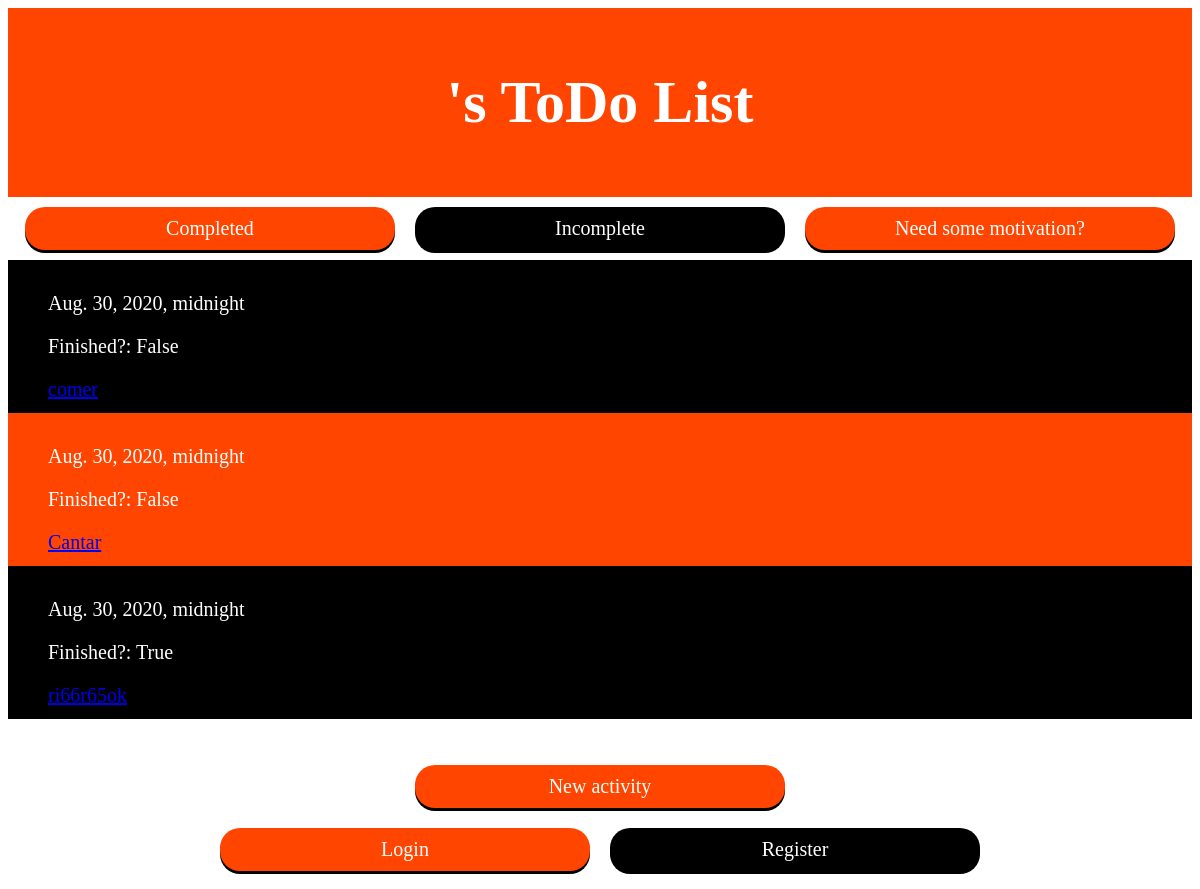
Before: / with the older database file.
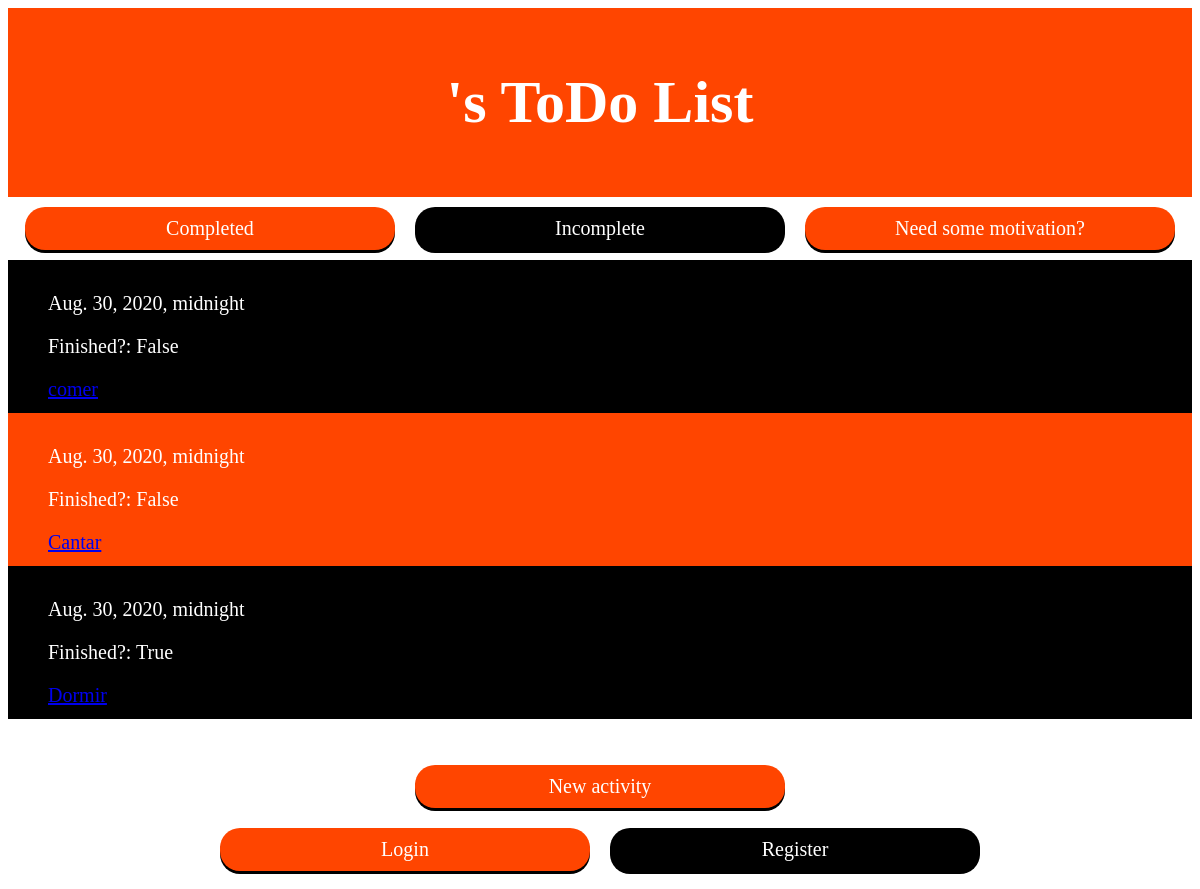
After: the same page with the newer database file.
### list/models.py (models this page shows)
class List(models.Model):
    title = models.CharField(max_length=140)
    description = models.TextField(blank=True, null=True)
    date = models.DateField()
    due_date = models.DateTimeField()
    done = models.NullBooleanField()
    def get_absolute_url(self):
        return reverse("list:list-detail", kwargs={"id": self.id})

### list/views.py (the view)
# urls.py: path('', hey.list_list_view, name='home'),
def list_list_view(request):
    queryset = List.objects.all()
    context = {
        "object_list": queryset
    }
    return render(request, "list/list.html", context)

### templates/list/list.html (shortened to what this page needs)
{% extends "base.html" %}
{% block content %}
<header><h1>{{ user.username}}'s ToDo List</h1></header>
<div class="container">
    <a href="../completed" class="button orange">Completed</a>
    <a href="../incomplete" class="button black">Incomplete</a>
    <a href="../cat" class="button orange">Need some motivation?</a>
</div>
<ul>
{% for instance in object_list %}
<li><p>{{ instance.due_date }}</p>
    <p>Finished?: {{ instance.done }}</p>
    <a href="{{ instance.get_absolute_url }}">{{ instance.title }} </a></li>
{% endfor %}
</ul>
    <br><br>
<div class="container">
<a href="../create" class="button orange">New activity</a>
</div>
{% endblock %}

Changed rows visible on the page:
removed List: due_date "Aug. 30, 2020, midnight", done "True", title "ri66r65ok"
added List: due_date "Aug. 30, 2020, midnight", done "True", title "Dormir"
